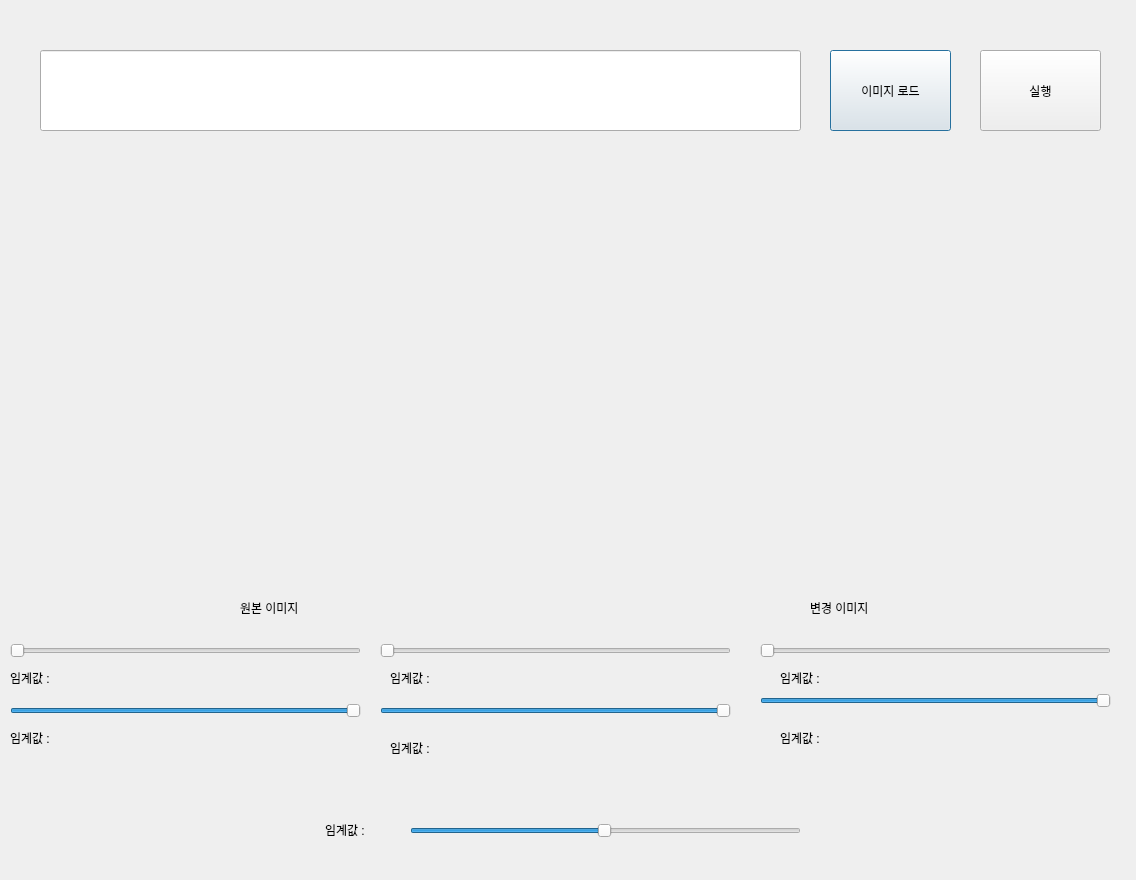
<?xml version="1.0" encoding="UTF-8"?>
<ui version="4.0">
 <class>Dialog</class>
 <widget class="QDialog" name="Dialog">
  <property name="geometry">
   <rect>
    <x>0</x>
    <y>0</y>
    <width>1136</width>
    <height>880</height>
   </rect>
  </property>
  <property name="windowTitle">
   <string>Dialog</string>
  </property>
  <widget class="QPushButton" name="loadBtn">
   <property name="geometry">
    <rect>
     <x>830</x>
     <y>50</y>
     <width>121</width>
     <height>81</height>
    </rect>
   </property>
   <property name="text">
    <string>이미지 로드</string>
   </property>
  </widget>
  <widget class="QPushButton" name="procBtn">
   <property name="geometry">
    <rect>
     <x>980</x>
     <y>50</y>
     <width>121</width>
     <height>81</height>
    </rect>
   </property>
   <property name="text">
    <string>실행</string>
   </property>
  </widget>
  <widget class="QLineEdit" name="filePath">
   <property name="geometry">
    <rect>
     <x>40</x>
     <y>50</y>
     <width>761</width>
     <height>81</height>
    </rect>
   </property>
  </widget>
  <widget class="QLabel" name="imgSrc">
   <property name="geometry">
    <rect>
     <x>30</x>
     <y>200</y>
     <width>500</width>
     <height>400</height>
    </rect>
   </property>
   <property name="text">
    <string/>
   </property>
  </widget>
  <widget class="QLabel" name="imgDst">
   <property name="geometry">
    <rect>
     <x>600</x>
     <y>200</y>
     <width>500</width>
     <height>400</height>
    </rect>
   </property>
   <property name="text">
    <string/>
   </property>
  </widget>
  <widget class="QLabel" name="label">
   <property name="geometry">
    <rect>
     <x>240</x>
     <y>600</y>
     <width>70</width>
     <height>15</height>
    </rect>
   </property>
   <property name="text">
    <string>원본 이미지</string>
   </property>
  </widget>
  <widget class="QLabel" name="label_2">
   <property name="geometry">
    <rect>
     <x>810</x>
     <y>600</y>
     <width>66</width>
     <height>15</height>
    </rect>
   </property>
   <property name="text">
    <string>변경 이미지</string>
   </property>
  </widget>
  <widget class="QLabel" name="label_threshold">
   <property name="geometry">
    <rect>
     <x>325</x>
     <y>820</y>
     <width>80</width>
     <height>20</height>
    </rect>
   </property>
   <property name="text">
    <string>임계값 :</string>
   </property>
  </widget>
  <widget class="QSlider" name="hSlider">
   <property name="geometry">
    <rect>
     <x>410</x>
     <y>820</y>
     <width>391</width>
     <height>22</height>
    </rect>
   </property>
   <property name="maximum">
    <number>255</number>
   </property>
   <property name="singleStep">
    <number>1</number>
   </property>
   <property name="pageStep">
    <number>10</number>
   </property>
   <property name="value">
    <number>127</number>
   </property>
   <property name="orientation">
    <enum>Qt::Horizontal</enum>
   </property>
   <property name="invertedControls">
    <bool>false</bool>
   </property>
  </widget>
  <widget class="QSlider" name="hSlider_H">
   <property name="geometry">
    <rect>
     <x>10</x>
     <y>640</y>
     <width>351</width>
     <height>22</height>
    </rect>
   </property>
   <property name="maximum">
    <number>180</number>
   </property>
   <property name="value">
    <number>0</number>
   </property>
   <property name="orientation">
    <enum>Qt::Horizontal</enum>
   </property>
  </widget>
  <widget class="QSlider" name="hSlider_S">
   <property name="geometry">
    <rect>
     <x>380</x>
     <y>640</y>
     <width>351</width>
     <height>22</height>
    </rect>
   </property>
   <property name="maximum">
    <number>255</number>
   </property>
   <property name="orientation">
    <enum>Qt::Horizontal</enum>
   </property>
  </widget>
  <widget class="QSlider" name="hSlider_V">
   <property name="geometry">
    <rect>
     <x>760</x>
     <y>640</y>
     <width>351</width>
     <height>22</height>
    </rect>
   </property>
   <property name="maximum">
    <number>255</number>
   </property>
   <property name="orientation">
    <enum>Qt::Horizontal</enum>
   </property>
  </widget>
  <widget class="QSlider" name="hSlider_H2">
   <property name="geometry">
    <rect>
     <x>10</x>
     <y>700</y>
     <width>351</width>
     <height>22</height>
    </rect>
   </property>
   <property name="minimum">
    <number>0</number>
   </property>
   <property name="maximum">
    <number>180</number>
   </property>
   <property name="value">
    <number>180</number>
   </property>
   <property name="orientation">
    <enum>Qt::Horizontal</enum>
   </property>
  </widget>
  <widget class="QSlider" name="hSlider_S2">
   <property name="geometry">
    <rect>
     <x>380</x>
     <y>700</y>
     <width>351</width>
     <height>22</height>
    </rect>
   </property>
   <property name="maximum">
    <number>255</number>
   </property>
   <property name="value">
    <number>255</number>
   </property>
   <property name="orientation">
    <enum>Qt::Horizontal</enum>
   </property>
  </widget>
  <widget class="QSlider" name="hSlider_V2">
   <property name="geometry">
    <rect>
     <x>760</x>
     <y>690</y>
     <width>351</width>
     <height>22</height>
    </rect>
   </property>
   <property name="maximum">
    <number>255</number>
   </property>
   <property name="value">
    <number>255</number>
   </property>
   <property name="sliderPosition">
    <number>255</number>
   </property>
   <property name="orientation">
    <enum>Qt::Horizontal</enum>
   </property>
  </widget>
  <widget class="QLabel" name="label_threshold_H">
   <property name="geometry">
    <rect>
     <x>10</x>
     <y>670</y>
     <width>80</width>
     <height>16</height>
    </rect>
   </property>
   <property name="text">
    <string>임계값 :</string>
   </property>
  </widget>
  <widget class="QLabel" name="label_threshold_H2">
   <property name="geometry">
    <rect>
     <x>10</x>
     <y>730</y>
     <width>80</width>
     <height>16</height>
    </rect>
   </property>
   <property name="text">
    <string>임계값 :</string>
   </property>
  </widget>
  <widget class="QLabel" name="label_threshold_S">
   <property name="geometry">
    <rect>
     <x>390</x>
     <y>670</y>
     <width>80</width>
     <height>16</height>
    </rect>
   </property>
   <property name="text">
    <string>임계값 :</string>
   </property>
  </widget>
  <widget class="QLabel" name="label_threshold_S2">
   <property name="geometry">
    <rect>
     <x>390</x>
     <y>740</y>
     <width>80</width>
     <height>16</height>
    </rect>
   </property>
   <property name="text">
    <string>임계값 :</string>
   </property>
  </widget>
  <widget class="QLabel" name="label_threshold_V">
   <property name="geometry">
    <rect>
     <x>780</x>
     <y>670</y>
     <width>80</width>
     <height>16</height>
    </rect>
   </property>
   <property name="text">
    <string>임계값 :</string>
   </property>
  </widget>
  <widget class="QLabel" name="label_threshold_V2">
   <property name="geometry">
    <rect>
     <x>780</x>
     <y>730</y>
     <width>80</width>
     <height>16</height>
    </rect>
   </property>
   <property name="text">
    <string>임계값 :</string>
   </property>
  </widget>
 </widget>
 <resources/>
 <connections/>
</ui>
